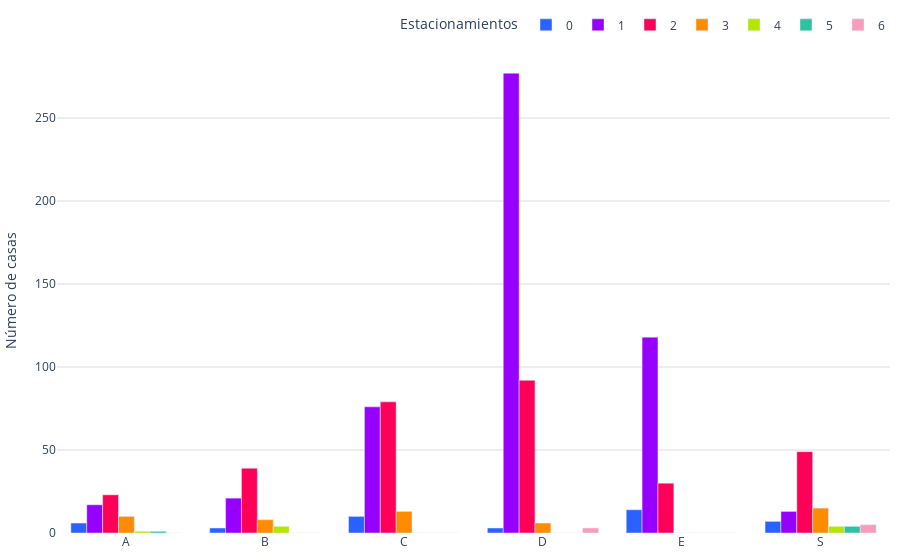

The notebook cell saved with this chart:
### Code cell
colores = ['#2962ff', '#9500ff', '#ff0059', '#ff8c00', '#b4e600', '#2EC2A2','#F79CB9','#E50CB6','#4225CF']

def sumar_tablas(dataframes_list):
    tabla_suma = None
    
    for df in dataframes_list:
        tabla_actual = df.groupby(['estacionamiento', 'segmento']).size().unstack(fill_value=0)
        
        if tabla_suma is None:
            tabla_suma = tabla_actual
        else:
            tabla_suma = tabla_suma.add(tabla_actual, fill_value=0)
    
    print("Tabla general de frecuencia:")
    print(tabla_suma)
    
    fig = graficar_tabla(tabla_suma)
    # Guardar la gráfica como archivo HTML
    guardar_grafico_como_html(fig, 'grafica_Num_Estacionamientos_tulgo', carpeta='graficas')
    
    return fig

def graficar_tabla(tabla):
    segmentos = tabla.index
    banos = tabla.columns
    
    fig = go.Figure()
    
    for i, segmento in enumerate(segmentos):
        color = colores[i % len(colores)]
        fig.add_trace(go.Bar(
            x=banos,
            y=tabla.loc[segmento],
            name=segmento,
            marker_color=color
        ))
    
    fig.update_layout(
        #title="M2 de Terreno",
        #xaxis_title="Rango de M2",
         yaxis=dict(
            title='Número de casas',
            gridcolor='#dddcda', # Color de las líneas que dividen los rangos del eje Y
            gridwidth=1,
        ),
        margin=dict(l=10, r=10, t=10, b=10),  # Ajusta los márgenes (left, right, top, bottom)
        legend_title="Estacionamientos",
        barmode='group',
        legend=dict(
            orientation='h',  # Orientación horizontal de la leyenda
            yanchor='bottom',  # Anclar al borde inferior
            y=1.02,  # Colocar la leyenda justo debajo del gráfico
            xanchor='right',
            x=1
        ),
        plot_bgcolor='rgba(0,0,0,0)',  # Color de fondo del gráfico
    )
    
    fig.show()    
    return fig

def guardar_grafico_como_html(fig, nombre_archivo, carpeta='graficas'):
    # Crear la carpeta si no existe
    if not os.path.exists(carpeta):
        os.makedirs(carpeta)
    
    # Guardar la gráfica como archivo HTML en la carpeta especificada
    pio.write_html(fig, f'{carpeta}/{nombre_archivo}.html')
    #pio.write_html(fig, f'{carpeta}/{nombre_archivo}.png')

# Llamar a la función sumar_tablas con la lista de DataFrames como argumento
fig = sumar_tablas(dataframes_list)

### Figure 1 — Plotly figure (JSON) as saved in the notebook; plotly's stock layout.template omitted (floating-point values rounded to 4 significant figures)
{"data": [{"marker": {"color": "#2962ff"}, "name": "0", "type": "bar", "x": ["A", "B", "C", "D", "E", "S"], "y": [6, 3, 10, 3, 14, 7]}, {"marker": {"color": "#9500ff"}, "name": "1", "type": "bar", "x": ["A", "B", "C", "D", "E", "S"], "y": [17, 21, 76, 277, 118, 13]}, {"marker": {"color": "#ff0059"}, "name": "2", "type": "bar", "x": ["A", "B", "C", "D", "E", "S"], "y": [23, 39, 79, 92, 30, 49]}, {"marker": {"color": "#ff8c00"}, "name": "3", "type": "bar", "x": ["A", "B", "C", "D", "E", "S"], "y": [10, 8, 13, 6, 0, 15]}, {"marker": {"color": "#b4e600"}, "name": "4", "type": "bar", "x": ["A", "B", "C", "D", "E", "S"], "y": [1, 4, 0, 0, 0, 4]}, {"marker": {"color": "#2EC2A2"}, "name": "5", "type": "bar", "x": ["A", "B", "C", "D", "E", "S"], "y": [1, 0, 0, 0, 0, 4]}, {"marker": {"color": "#F79CB9"}, "name": "6", "type": "bar", "x": ["A", "B", "C", "D", "E", "S"], "y": [0, 0, 0, 3, 0, 5]}], "layout": {"barmode": "group", "legend": {"orientation": "h", "title": {"text": "Estacionamientos"}, "x": 1, "xanchor": "right", "y": 1.02, "yanchor": "bottom"}, "margin": {"b": 10, "l": 10, "r": 10, "t": 10}, "plot_bgcolor": "rgba(0,0,0,0)", "yaxis": {"gridcolor": "#dddcda", "gridwidth": 1, "title": {"text": "Número de casas"}}}}
